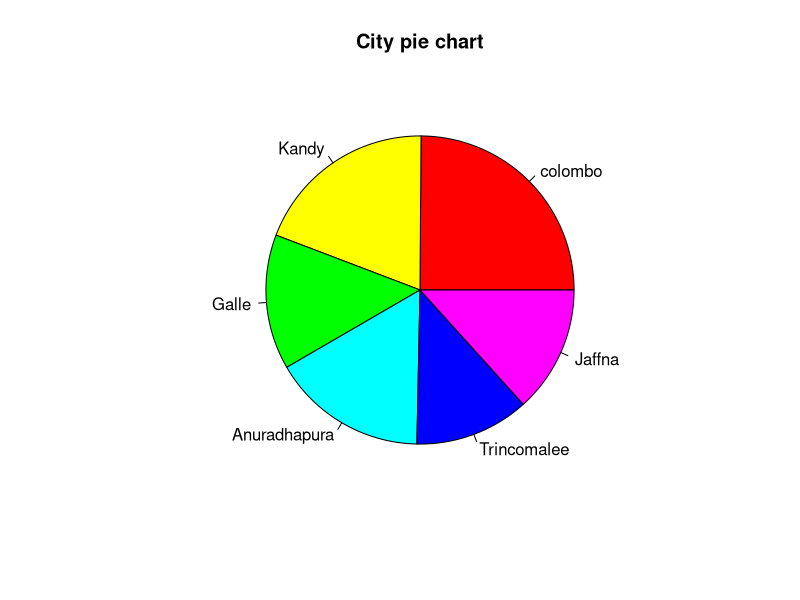
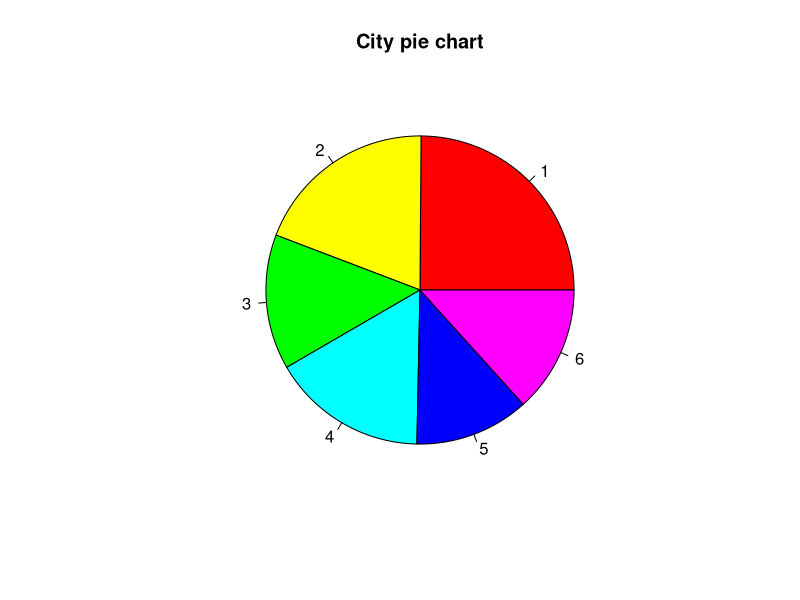
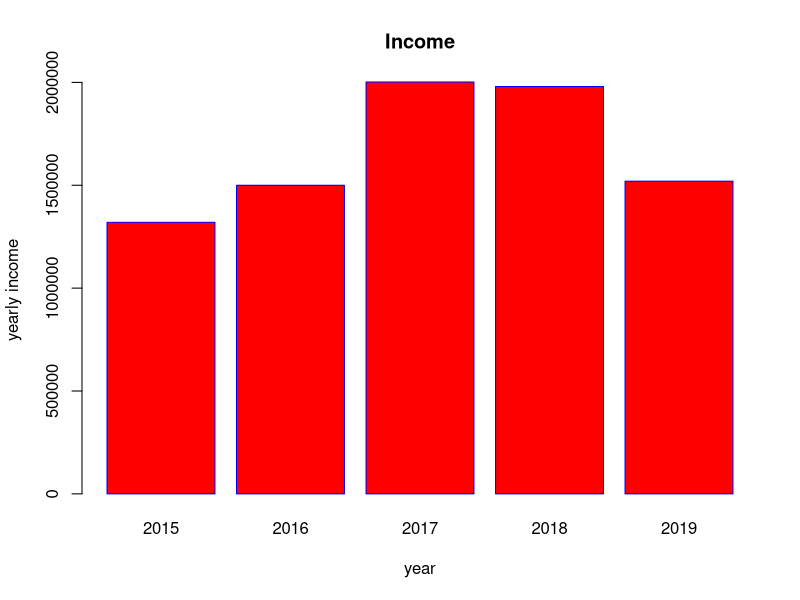
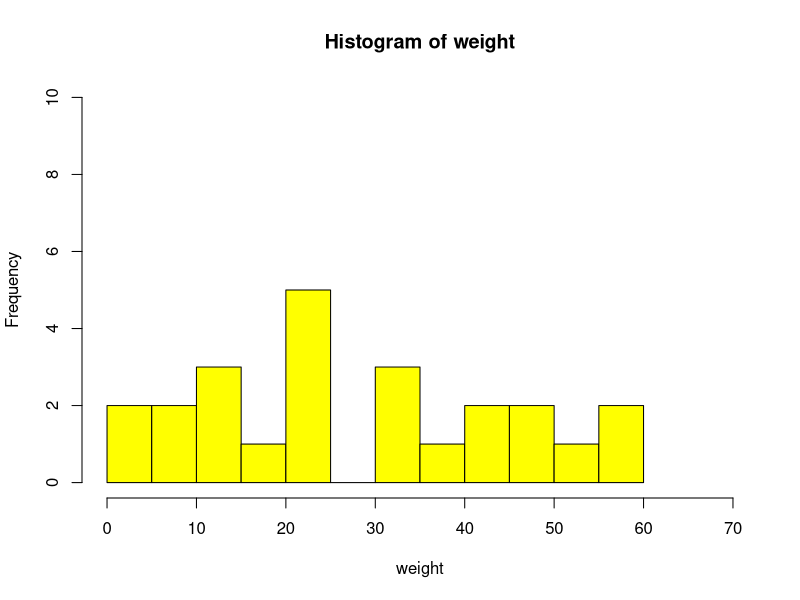

Reproduce these figures in R, in order.
#pie charts

population_1 <- c(580000, 450000, 330000, 380000, 280000, 310000)
city_1 <- c("colombo", "Kandy", "Galle", "Anuradhapura", "Trincomalee", "Jaffna")
pie(population_1, city_1, main="City pie chart", col=rainbow(length(population_1)))

population_2 <- c(580000, 450000, 330000, 380000, 280000, 310000)
city_2 <- c("colombo", "Kandy", "Galle", "Anuradhapura", "Trincomalee", "Jaffna")
piepercent <- round(100*population_2/sum(population_2), 1)
pie(population_2,  city_2 = piepercent, main = "City pie chart", col = rainbow(length(population_2)))


#bar charts

year <- c(2015, 2016, 2017, 2018, 2019)
yearly_income <- c(1320000, 1500000, 2002000, 1980000, 1520000)
barplot(yearly_income, names.arg=year, xlab="year", ylab="yearly income",col="red",main="Income",border="blue")

weight <- c(14,22,33,45,56,23,12,56,45,34,23,11,17,3,5,23,34,38,54,6,7,24,48,46)
hist(weight, xlab="weight", col="yellow", xlim = c(0,70), ylim = c(0,10), breaks= 10)